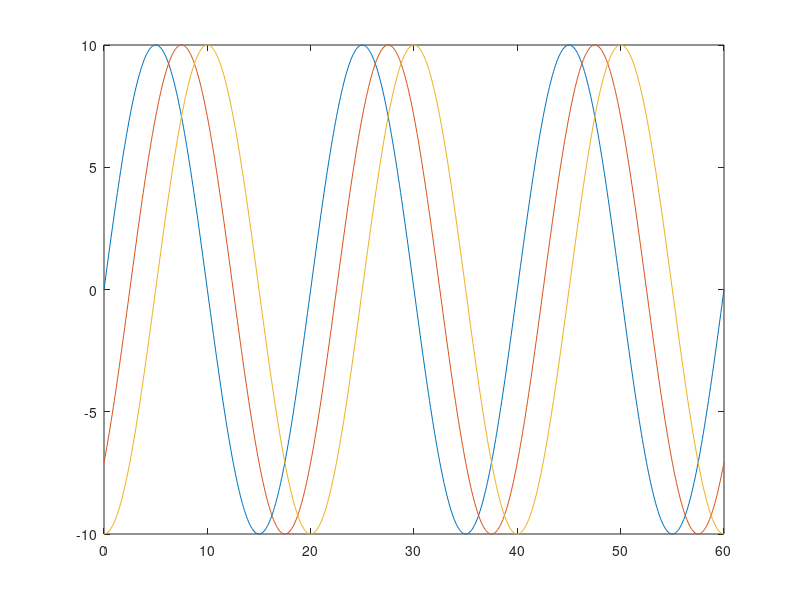

This chart was generated by the following MATLAB code: (Note: this script raises an error after producing the figure.)
% Multiple plots using setPlotProp. Sets color, legend, line style, tick
% etc.

clear all;
addpath('../lib');

%% lets plot 3 cycles of 50Hz AC voltage
f = 50;
Vm = 10;
phi = pi/4;

% generate the signal
t = [0:0.0001:3/f];
th = 2*pi*f*t;
v1 = Vm*sin(th);
v2 = Vm*sin(th - phi);
v3 = Vm*sin(th - phi*2);

figure;
plot(t*1E3, v1);
hold on;
plot(t*1E3, v2);
plot(t*1E3, v3);
hold off;

%% change properties
plt = Plot();
plt.XLabel = 'Time, t (ms)'; % xlabel
plt.YLabel = 'Voltage, V (V)'; %ylabel
plt.YTick = [-10, 0, 10]; %[tick1, tick2, .. ]
plt.XLim = [0, 80]; % [min, max]
plt.YLim = [-11, 11]; % [min, max]

plt.Colors = { % three colors for three data set
    [ 1,      0,       0]
    [ 0.25,   0.25,    0.25]
    [ 0,      0,       1]
    };

plt.LineWidth = [2, 2, 2]; % three line widths
plt.LineStyle = {'-', ':', '--'}; % three line styles
plt.Legend = {'\theta = 0^o', '\theta = 45^o', '\theta = 90^o'}; % legends

% Save? comment the following line if you do not want to save
plt.export('plotMultiple2.eps'); 

